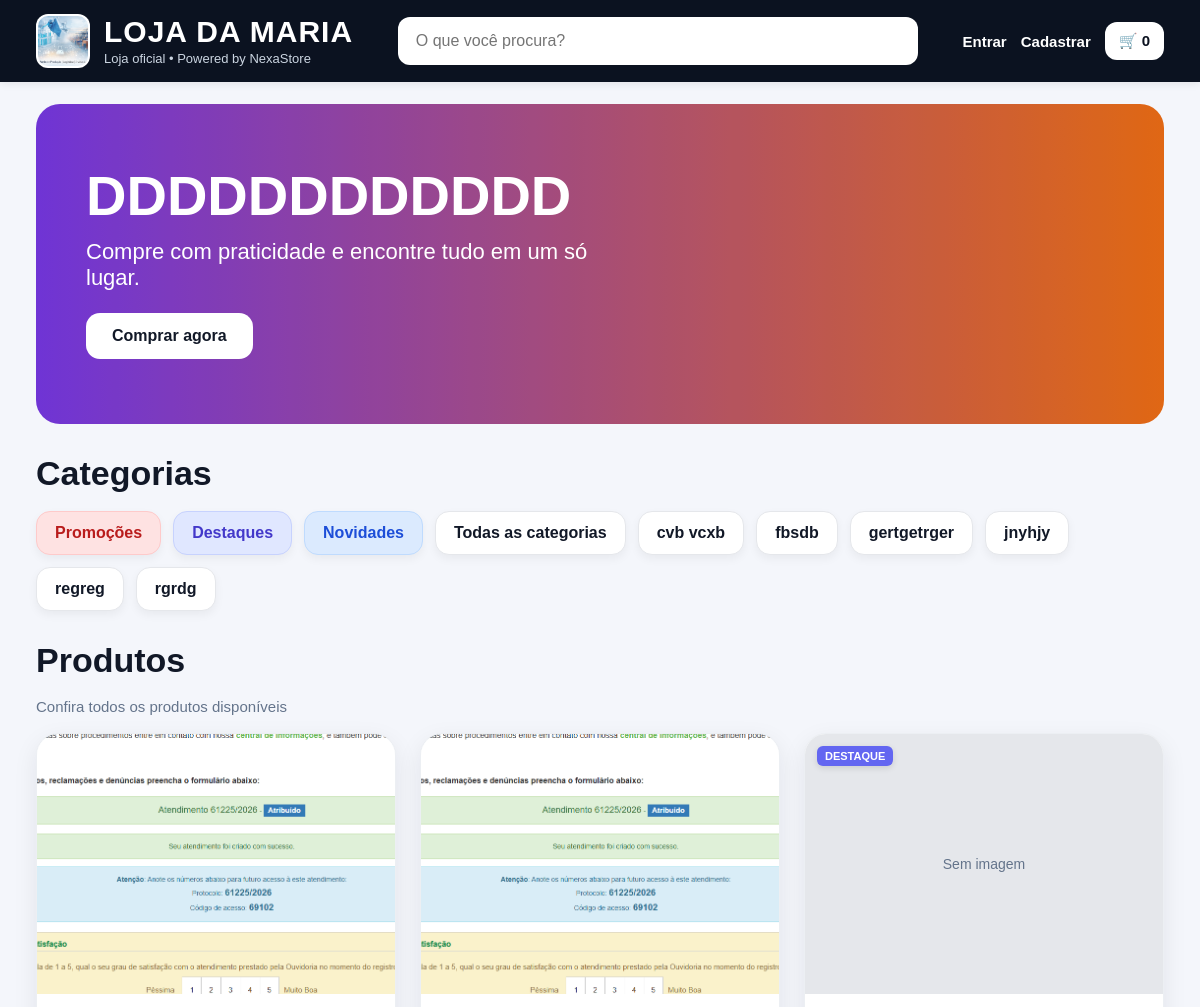
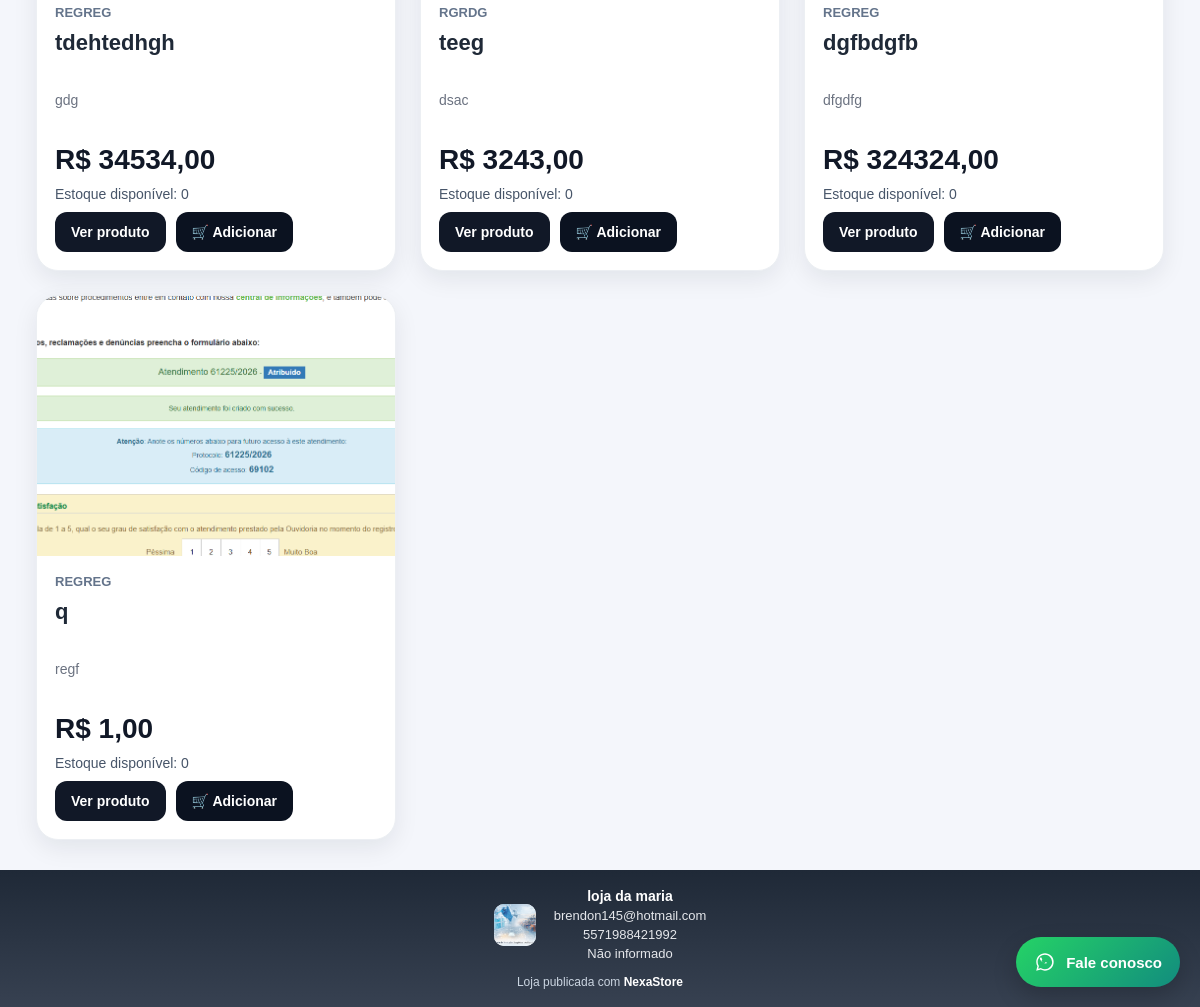
The app's page /loja/loja-da-maria/ with its own data (2 pictures, top to bottom).
### lojas/models.py (models this page shows, shortened)
class Loja(models.Model):
    tipo_loja = models.CharField(
        max_length=30,
        choices=TIPOS_LOJA,
        default="outros",
        verbose_name="Tipo da loja"
    )
    dono = models.OneToOneField(
        User,
        on_delete=models.CASCADE,
        related_name="loja"
    )
    nome = models.CharField(max_length=150)
    slug = models.SlugField(max_length=160, unique=True, blank=True)
    descricao = models.TextField(blank=True, null=True)
    logo = models.ImageField(upload_to="lojas/", blank=True, null=True)
    email_comercial = models.EmailField(blank=True, null=True)
    telefone = models.CharField(max_length=30, blank=True, null=True)
    cnpj = models.CharField(max_length=30, blank=True, null=True)
    endereco = models.CharField(max_length=255, blank=True, null=True)
    banner_titulo = models.CharField(max_length=150, blank=True, null=True)
    banner_subtitulo = models.CharField(max_length=255, blank=True, null=True)
    banner_botao_texto = models.CharField(max_length=100, blank=True, null=True)
    banner_botao_link = models.CharField(max_length=255, blank=True, null=True)
    banner_cor_inicio = models.CharField(max_length=20, blank=True, null=True)
    banner_cor_fim = models.CharField(max_length=20, blank=True, null=True)
    banner_imagem = models.ImageField(upload_to="banners/", blank=True, null=True)
    texto_busca = models.CharField(max_length=150, blank=True, null=True)
    ativa = models.BooleanField(default=True)
    valor_licenca = models.DecimalField(max_digits=10, decimal_places=2, default=49.90)
    data_ultimo_pagamento = models.DateField(blank=True, null=True)
    data_vencimento_licenca = models.DateField(blank=True, null=True)
    status_licenca = models.CharField(
        max_length=20,
        choices=STATUS_LICENCA_CHOICES,
        default="pendente"
    )
    link_pagamento = models.URLField(blank=True, null=True)
    chave_pix = models.CharField(max_length=255, blank=True, null=True)
    pix_copia_cola = models.TextField(blank=True, null=True)
    nome_recebedor = models.CharField(max_length=150, blank=True, null=True)
    whatsapp_financeiro = models.CharField(max_length=30, blank=True, null=True)
    aceitar_pix = models.BooleanField(default=True)
    aceitar_cartao = models.BooleanField(default=True)
    aceitar_whatsapp_financeiro = models.BooleanField(default=True)
    observacoes_licenca = models.TextField(blank=True, null=True)
    criado_em = models.DateTimeField(auto_now_add=True)
    atualizado_em = models.DateTimeField(auto_now=True)
    class Meta:
        ordering = ["nome"]
    def save(self, *args, **kwargs):
        super().save(*args, **kwargs)
    def verificar_licenca(self):
        hoje = timezone.localdate()
        if not self.data_vencimento_licenca:
            self.status_licenca = "pendente"
            self.ativa = False
            self.save(update_fields=["status_licenca", "ativa", "atualizado_em"])
            return
        if hoje > self.data_vencimento_licenca:
            self.status_licenca = "vencida"
            self.ativa = False
        else:
            self.status_licenca = "ativa"
            self.ativa = True
        self.save(update_fields=["status_licenca", "ativa", "atualizado_em"])

### produtos/models.py (models this page shows, shortened)
class Categoria(models.Model):
    loja = models.ForeignKey(Loja, on_delete=models.CASCADE)
    nome = models.CharField(max_length=100)

class Produto(models.Model):
    loja = models.ForeignKey(Loja, on_delete=models.CASCADE)
    categoria = models.ForeignKey(Categoria, on_delete=models.SET_NULL, null=True, blank=True)
    nome = models.CharField(max_length=200)
    preco = models.DecimalField(max_digits=10, decimal_places=2)
    custo = models.DecimalField(max_digits=10, decimal_places=2, default=0)
    descricao = models.TextField()
    ativo = models.BooleanField(default=True)
    em_destaque = models.BooleanField(default=False)
    produto_novo = models.BooleanField(default=False)
    percentual_promocao = models.PositiveIntegerField(default=0)
    imagem = models.ImageField(upload_to="produtos/", blank=True, null=True)
    estoque = models.IntegerField(default=0)

### lojas/views.py (the view)
# urls.py: path("loja/<slug:slug>/", loja_view, name="loja"),
def loja_view(request, slug):
    loja = get_object_or_404(Loja, slug=slug)
    loja.verificar_licenca()
    if loja.status_licenca in ["pendente", "vencida"] or not loja.ativa:
        return HttpResponse("Loja temporariamente indisponível.", status=403)
    busca = request.GET.get("busca", "").strip()
    categoria = request.GET.get("categoria")
    tipo = request.GET.get("tipo")
    produtos = Produto.objects.filter(loja=loja, ativo=True)
    if categoria:
        produtos = produtos.filter(categoria_id=categoria)
    if busca:
        produtos = produtos.filter(nome__icontains=busca)
    if tipo == "promocao":
        produtos = produtos.filter(percentual_promocao__gt=0)
    elif tipo == "destaque":
        produtos = produtos.filter(em_destaque=True)
    elif tipo == "novo":
        produtos = produtos.filter(produto_novo=True)
    categorias_lista = Categoria.objects.filter(loja=loja).order_by("nome")
    comprador_logado = get_comprador_logado(request, loja)
    produtos_ordenados = produtos.order_by("-id")
    return render(request, "loja.html", {
        "loja": loja,
        "produtos": produtos_ordenados,
        "categorias": categorias_lista,
        "categoria_selecionada": categoria,
        "busca": busca,
        "tipo": tipo,
        "comprador_logado": comprador_logado,
        "total_itens_carrinho": total_itens_carrinho(request),
    })

### lojas/views.py (called while the page is built)
def get_comprador_logado(request, loja=None):
    if not request.user.is_authenticated:
        return None
    compradores = Comprador.objects.filter(usuario=request.user, ativo=True)
    if loja is not None:
        compradores = compradores.filter(loja=loja)
    return compradores.first()

def total_itens_carrinho(request):
    carrinho = request.session.get("carrinho", {})
    return sum(carrinho.values())

### templates/loja.html (shortened to what this page needs)
<!DOCTYPE html>
<html lang="pt-BR">
<head>
</head>
<body>
    <div class="header">
        <div class="wrap header-flex">
            <div class="logo-area">
                {% if loja.logo %}
                    <img src="{{ loja.logo.url }}" alt="{{ loja.nome }}" class="logo-imagem">
                {% endif %}
                <div class="logo-texto">
                    <div class="logo-nome">{{ loja.nome }}</div>
                                        <div class="logo-sub">Loja oficial • Powered by NexaStore</div>
                </div>
            </div>
            <div class="busca">
                <form method="get">
                    <input type="text" name="busca" value="{{ busca }}" placeholder="{{ loja.texto_busca|default:'O que você procura?' }}">
                </form>
            </div>
            <div class="acoes-header">
                {% if comprador_logado %}
                    <a href="{% url 'meus_pedidos' %}">Meus pedidos</a>
                    <a href="{% url 'logout_comprador' %}">Sair</a>
                {% else %}
                    <a href="{% url 'login_comprador' loja.slug %}">Entrar</a>
                    <a href="{% url 'cadastro_comprador' loja.slug %}">Cadastrar</a>
                {% endif %}
                <a href="{% url 'ver_carrinho' %}" class="carrinho">🛒 {{ total_itens_carrinho }}</a>
            </div>
        </div>
    </div>
    <div class="wrap">
        {% if loja.banner_imagem %}
            <div class="banner">
                <img src="{{ loja.banner_imagem.url }}" alt="Banner da loja" class="banner-fundo-imagem">
                <div class="banner-overlay"></div>
                <div class="banner-conteudo">
                    <h2>{{ loja.banner_titulo|default:"+ produtos\nna sua loja" }}</h2>
                    <p>{{ loja.banner_subtitulo|default:"Compre com praticidade e encontre tudo em um só lugar." }}</p>
                    <a href="{{ loja.banner_botao_link|default:'#produtos' }}" class="banner-botao">
                        {{ loja.banner_botao_texto|default:"Comprar agora" }}
                    </a>
                </div>
            </div>
        {% else %}
            <div class="banner banner-sem-imagem">
                <div class="banner-overlay"></div>
                <div class="banner-conteudo">
                    <h2>{{ loja.banner_titulo|default:"+ produtos\nna sua loja" }}</h2>
                    <p>{{ loja.banner_subtitulo|default:"Compre com praticidade e encontre tudo em um só lugar." }}</p>
                    <a href="{{ loja.banner_botao_link|default:'#produtos' }}" class="banner-botao">
                        {{ loja.banner_botao_texto|default:"Comprar agora" }}
                    </a>
                </div>
            </div>
        {% endif %}
        <div class="secao">
            <div class="secao-titulo">Categorias</div>
            <div class="categorias-retangulos">
                <a href="{% url 'loja' loja.slug %}?tipo=promocao" class="categoria-chip chip-promocao">Promoções</a>
                <a href="{% url 'loja' loja.slug %}?tipo=destaque" class="categoria-chip chip-destaque">Destaques</a>
                <a href="{% url 'loja' loja.slug %}?tipo=novo" class="categoria-chip chip-novo">Novidades</a>
                <a href="{% url 'loja' loja.slug %}" class="categoria-chip">Todas as categorias</a>
                {% for categoria in categorias %}
                    <a href="{% url 'loja' loja.slug %}?categoria={{ categoria.id }}" class="categoria-chip">{{ categoria.nome }}</a>
                {% endfor %}
            </div>
        </div>
        <div class="secao" id="produtos">
            <div class="secao-titulo">Produtos</div>
            <div class="secao-sub">
                {% if categoria_selecionada %}
                    Exibindo produtos da categoria selecionada
                {% elif tipo == "promocao" %}
                    Exibindo produtos em promoção
                {% elif tipo == "destaque" %}
                    Exibindo produtos em destaque
                {% elif tipo == "novo" %}
                    Exibindo novidades
                {% else %}
                    Confira todos os produtos disponíveis
                {% endif %}
            </div>
            {% if produtos %}
                <div class="grid-produtos">
                    {% for produto in produtos %}
                        <div class="card-produto">
                            <div class="card-topo">
                                <div class="selinho-container">
                                    {% if produto.em_destaque %}
                                        <span class="selo selo-destaque">DESTAQUE</span>
                                    {% endif %}
                                </div>
                                {% if produto.imagem %}
                                    <img src="{{ produto.imagem.url }}" alt="{{ produto.nome }}" class="produto-imagem">
                                {% else %}
                                    <div class="produto-sem-imagem">Sem imagem</div>
                                {% endif %}
                            </div>
                            <div class="produto-conteudo">
                                <div class="produto-categoria">
                                    {% if produto.categoria %}
                                        {{ produto.categoria.nome }}
                                    {% else %}
                                        Sem categoria
                                    {% endif %}
                                </div>
                                <div class="produto-nome">{{ produto.nome }}</div>
                                <div class="produto-descricao">{{ produto.descricao }}</div>
                                {% if produto.percentual_promocao and produto.percentual_promocao > 0 %}
                                    <div class="preco-antigo">
                                        R$ {{ produto.preco|floatformat:2 }}
                                    </div>
                                    <div class="preco-promocional">
                                        R$ {{ produto.preco_com_desconto|floatformat:2 }}
                                    </div>
                                {% else %}
                                    <div class="produto-preco">
                                        R$ {{ produto.preco|floatformat:2 }}
                                    </div>
                                {% endif %}
                                <div class="produto-estoque">Estoque disponível: {{ produto.estoque }}</div>
                                <div class="produto-acoes">
                                    {% if produto.id %}
                                        <a href="{% url 'produto' produto.id %}" class="botao botao-escuro">Ver produto</a>
                                        <form method="post" action="{% url 'adicionar_carrinho' produto.id %}">
                                            <button type="submit" class="botao botao-azul">🛒 Adicionar</button>
                                        </form>
                                    {% endif %}
                                </div>
                            </div>
                        </div>
                    {% endfor %}
                </div>
            {% else %}
                <div class="vazio">Nenhum produto encontrado.</div>
            {% endif %}
        </div>
    </div><div class="rodape-contato">
        <div class="rodape-container">
            <div class="rodape-linha">
                {% if loja.logo %}
                    <img src="{{ loja.logo.url }}" alt="{{ loja.nome }}" class="rodape-logo">
                {% endif %}
                <div class="rodape-info">
                    <div><strong>{{ loja.nome }}</strong></div>
                    <div>
                        {% if loja.email_comercial %}
                            {{ loja.email_comercial }}
                        {% else %}
                            Não informado
                        {% endif %}
                    </div>
                    <div>
                        {% if loja.telefone %}
                            {{ loja.telefone }}
                        {% else %}
                            Não informado
                        {% endif %}
                    </div>
                    <div>
                        {% if loja.endereco %}
                            {{ loja.endereco }}
                        {% else %}
                            Não informado
                        {% endif %}
                    </div>
                </div>
            </div>
            <div class="rodape-powered">
                Loja publicada com <strong>NexaStore</strong>
            </div>
        </div>
    </div>
    {% if loja.telefone %}
    <a
        href="https://wa.me/{{ loja.telefone|cut:' '|cut:'('|cut:')'|cut:'-'|cut:'+' }}?text=Ol%C3%A1%2C%20vim%20pela%20loja%20e%20gostaria%20de%20mais%20informa%C3%A7%C3%B5es."
        class="whatsapp-float"
        target="_blank"
        rel="noopener noreferrer"
        aria-label="Fale conosco no WhatsApp"
    >
        <span>Fale conosco</span>
    </a>
    {% endif %}
</body>
</html>

### records on screen
Loja: logo (picture), nome "LOJA DA MARIA", busca "O que você procura?", banner_titulo "DDDDDDDDDDDD", banner_subtitulo "Compre com praticidade e encontre tudo em um só lugar.", banner_botao_texto "Comprar agora", nome "loja da maria", email_comercial "brendon145@hotmail.com", telefone "5571988421992"
Categoria: nome "cvb vcxb"
Categoria: nome "fbsdb"
Categoria: nome "gertgetrger"
Categoria: nome "jnyhjy"
Categoria: nome "regreg"
Categoria: nome "rgrdg"
Produto: imagem (picture), categoria.nome "REGREG", nome "tdehtedhgh", descricao "gdg", preco "34534,00", estoque "0", shows "Ver produto"
Produto: imagem (picture), categoria.nome "RGRDG", nome "teeg", descricao "dsac", preco "3243,00", estoque "0", shows "Ver produto"
Produto: em_destaque "DESTAQUE", imagem "Sem imagem", categoria.nome "REGREG", nome "dgfbdgfb", descricao "dfgdfg", preco "324324,00", estoque "0", shows "Ver produto"
Produto: imagem (picture), categoria.nome "REGREG", nome "q", descricao "regf", preco "1,00", estoque "0", shows "Ver produto"

### other values on screen
{{ total_itens_carrinho }} "0"
